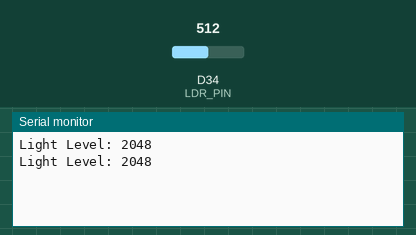
Simulated run of this sketch. Board: Arduino Due. Parts: the last lines printed to the serial monitor. The inputs (shaded band) are chosen by the test bench; at power-on: D34 (LDR_PIN) = 512 (analog values on the 0–1023 scale).

Above: at 1.8 s.
1.9 s: D34 (LDR_PIN) set to 716
At 2.8 s:
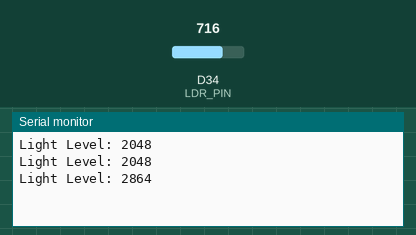
3.4 s: D34 (LDR_PIN) set to 900
At 4.8 s:
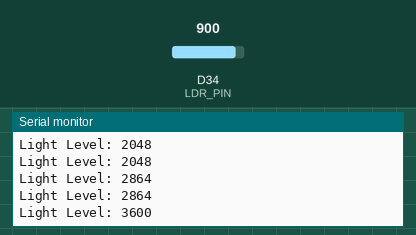
Timing chart, 0 to 6.4 s (numbered marks = the images above; inputs shaded):
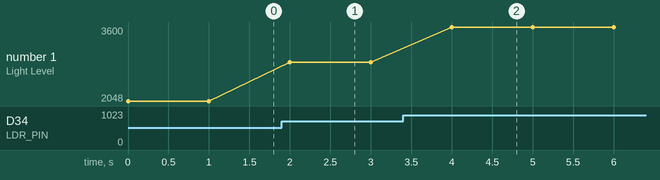

The sketch:

LDR_nov6a.ino
```cpp
#define LDR_PIN 34  // Analog pin connected to LDR

void setup() {
  Serial.begin(115200);
  analogReadResolution(12);  // Set ADC resolution (0-4095)
}

void loop() {
  int lightLevel = analogRead(LDR_PIN);  // Read analog value from LDR
  Serial.print("Light Level: ");
  Serial.println(lightLevel);
  delay(1000);  // Delay for 1 second
}
```

Measured:
- after the input at 1.9 s, the serial monitor: prints a new line after 0.10 s (image 1)
- after the input at 3.4 s, the serial monitor: prints a new line after 0.60 s (image 2)
- plotted number 1: 2048 → 2864 after the input at 1.9 s, 2864 → 3600 after the input at 3.4 s
